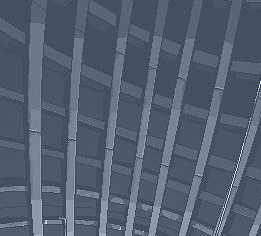
#> input picture source.jpg, 261 x 236 px
$ python convert.py
#> lines starting #> are read from the running program, lines starting #| are printed output that depends on the picture
from PIL import Image

source0 = Image.open("source.jpg")
#> source0 is the input picture: PIL image 261x236 RGB; mean R, G, B 81.8, 96.4, 111.9

# resize the image
SCALE = 3
source0 = source0.resize((source0.width*SCALE, source0.height*SCALE))
#> source0: PIL image 783x708 RGB

source = source0.convert("L")
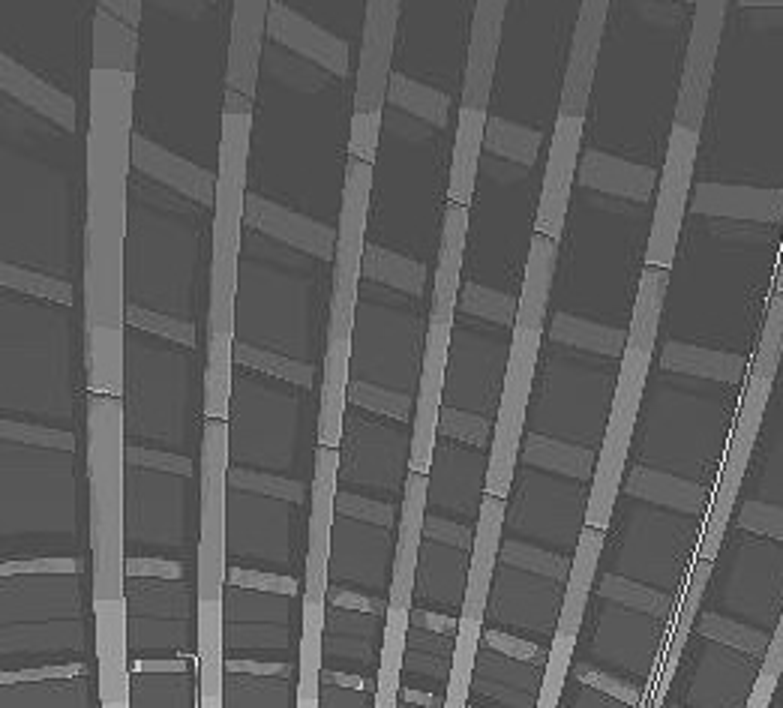
#> source: PIL image 783x708 L; min 19, max 255, mean 93.9

pixels=source.load()

s=""

for i in range(source.width):
    for j in range(source.height):
#> (the run stopped early here; a loop or call above may not have finished)
